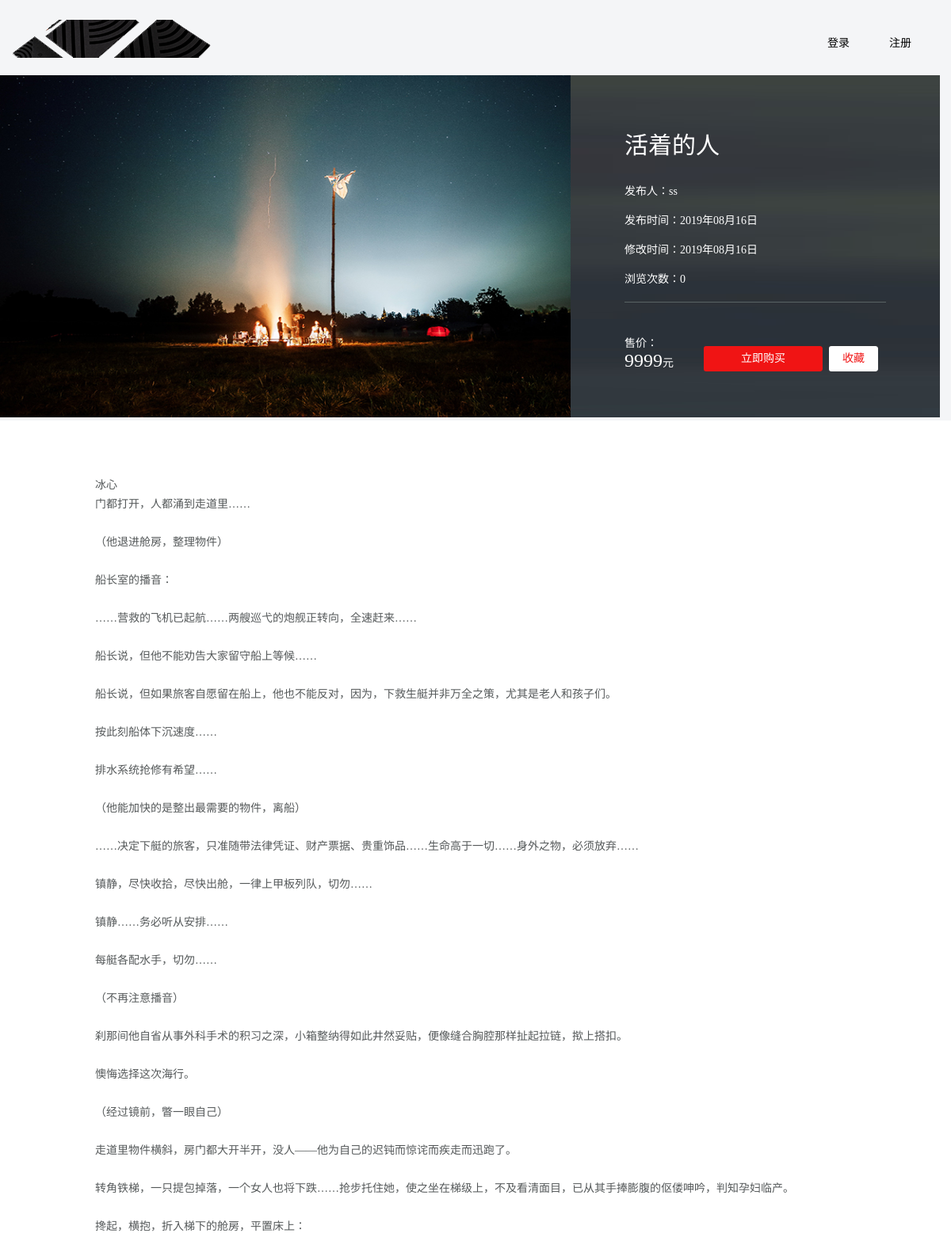
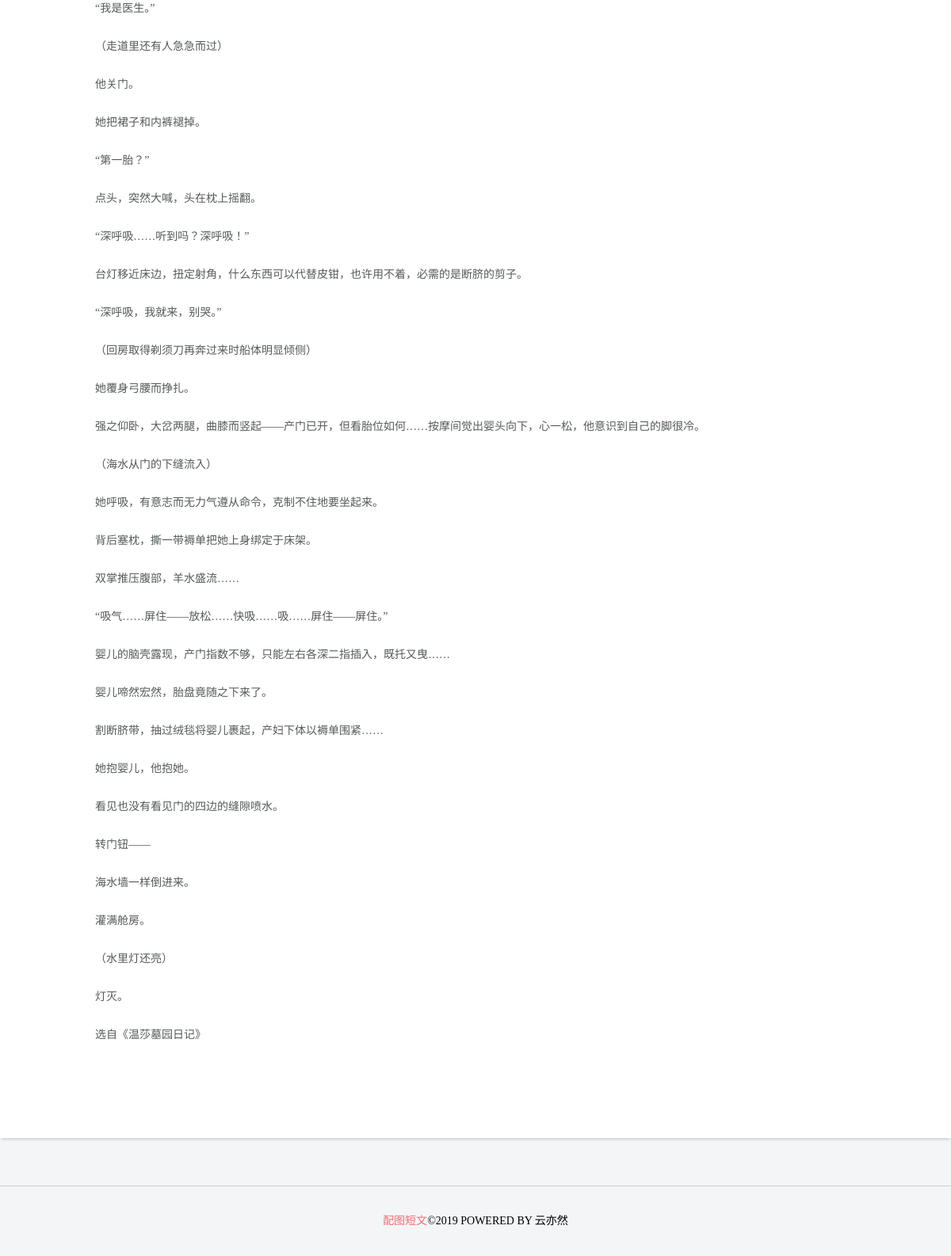
Page /detail.php?id=22 on the committed database (2 pictures, top to bottom).
### tables this page shows
CREATE TABLE `im_goods` (
  `id` int(11) NOT NULL AUTO_INCREMENT COMMENT '商品id',
  `goods_name` varchar(100) DEFAULT NULL COMMENT '商品名称',
  `price` int(11) DEFAULT NULL COMMENT '商品价格',
  `pic` varchar(255) DEFAULT NULL COMMENT '商品图片',
  `des` varchar(200) DEFAULT NULL COMMENT '商品简介',
  `content` longtext COMMENT '商品详细信息',
  `user_id` int(11) DEFAULT NULL COMMENT '用户id',
  `create_time` int(11) DEFAULT NULL COMMENT '发布时间',
  `update_time` int(11) DEFAULT NULL COMMENT '修改时间',
  `goods_view` int(11) DEFAULT NULL COMMENT '浏览次数',
  PRIMARY KEY (`id`)
);

CREATE TABLE `im_user` (
  `id` int(11) NOT NULL AUTO_INCREMENT COMMENT '主键id',
  `username` varchar(50) DEFAULT NULL COMMENT '用户名',
  `password` varchar(50) DEFAULT NULL COMMENT '密码',
  `create_time` int(11) DEFAULT NULL COMMENT '创建时间',
  PRIMARY KEY (`id`)
);

### lib/fun.php (called while the page is built, shortened)
<?php
function checkLogin()
{
    if(!isset($_SESSION['user']) || empty($_SESSION['user']))
    {
        return false;
    }
    return true;
}

### detail.php (the view, shortened to what this page needs)
<?php
include_once './lib/fun.php';
if($login = checkLogin())
{
    $user = $_SESSION['user'];
}
$goodsId = isset($_GET['id']) && is_numeric($_GET['id'])?intval($_GET['id']):'';
$sql = "SELECT * FROM im_goods WHERE id = '{$goodsId}'";
$obj = mysql_query($sql);
if(!$goods = mysql_fetch_assoc($obj))
{
    msg(2,'东西不存在','index.php');
}
$sql = "SELECT * FROM im_user WHERE id = '{$goods['user_id']}'";
$obj = mysql_query($sql);
$user = mysql_fetch_assoc($obj);
?>
<!DOCTYPE html>
<html lang="en">
<head>
    <link rel="stylesheet" type="text/css" href="./static/css/common.css" />
    <link rel="stylesheet" type="text/css" href="./static/css/detail.css" />
</head>
<body class="bgf8">
<div class="header">
    <div class="logo f1">
        <img src="./static/image/logo.png">
    </div>
    <div class="auth fr">
        <ul>
            <?php if($login):?>
                <li><span>管理员: <?php echo $user['username'] ?></span></li>
                <li><a href="publish.php">发布</a></li>
                <li><a href="login_out.php">退出</a></li>
            <?php else: ?>
                <li><a href="login.php">登录</a></li>
                <li><a href="register.php">注册</a></li>
            <?php endif; ?>
    </div>
</div>
<div class="content">
    <div class="section" style="margin-top:20px;">
        <div class="width1200">
            <div class="fl"><img src="<?php echo $goods['pic']?>" width="720px" height="432px"/></div>
            <div class="fl sec_intru_bg">
                <dl>
                    <dt><?php echo $goods['goods_name']?></dt>
                    <dd>
                        <p>发布人：<span><?php echo $user['username']?></span></p>
                        <p>发布时间：<span><?php echo date('Y年m月d日',$goods['create_time'])?></span></p>
                        <p>修改时间：<span><?php echo date('Y年m月d日',$goods['update_time'])?></span></p>
                        <p>浏览次数：<span><?php echo $goods['goods_view']?></span></p>
                    </dd>
                </dl>
                <ul>
                    <li>售价：<br/><span class="price"><?php echo $goods['price']?></span>元</li>
                    <li class="btn"><a href="javascript:;" class="btn btn-bg-red" style="margin-left:38px;">立即购买</a></li>
                    <li class="btn"><a href="javascript:;" class="btn btn-sm-white" style="margin-left:8px;">收藏</a></li>
                </ul>
            </div>
        </div>
    </div>
    <div class="secion_words">
        <div class="width1200">
            <div class="secion_wordsCon">
                <?php echo $goods['content']?>
            </div>
        </div>
    </div>
</div>
<div class="footer">
    <p><span>配图短文</span>©2019 POWERED BY 云亦然</p>
</div>
</body>
</html>

### static/css/common.css (style rules this page uses)
* { margin:0; padding:0; }
body { font-size:14px;font-family:"microsoft YaHei"; background:#f4f5f7; }
a { text-decoration:none; }
.fl { float:left; }
.fr { float:right; }
.header { overflow: hidden; width:1200px; height: 50px; margin:25px auto 0 auto; }
.header .logo { width:300px; float:left; }
.header .auth { float:right; }
.header ul { list-style: none;overflow: hidden;line-height:60px; }
.header ul li { float:left;margin-right:50px; }
.header ul li a { color:#000; }
.content { width: 1200px; height:auto; margin: 0 auto; margin-top:20px; }
.footer { height:88px; margin:60px auto 0 auto; width:1200px; border-top:1px solid #CCC; overflow:hidden; }
.footer p { text-align: center;line-height: 88px;margin:0px; }
.footer p span { color:#f96972; }

### static/css/detail.css (style rules this page uses)
.width1200 { width:1200px; margin:auto; overflow:hidden }
.btn { border-radius:3px; -moz-border-radius:3px; -ms-border-radius:3px; -o-border-radius:3px; -webkit-border-radius:3px; text-align:center; }
.btn-bg-red { display:inline-block; width:150px; height:32px; line-height:32px; background-color:#f01414; color:#fff; }
.btn-sm-white { display:inline-block; width:62px; height:32px; line-height:32px; background-color:#fff; color:#f01414; }
.section .sec_intru_bg { background:url(../image/details_01.png) no-repeat center; width:330px; height:368px; color:#fff; padding-top:64px; padding-left:68px; padding-right:68px; font-size:14px; }
.section .sec_intru_bg dl { border-bottom:1px solid #596364; padding-bottom:10px; margin-bottom:40px; }
.section .sec_intru_bg dt { font-size:30px; margin-bottom:20px; }
.section .sec_intru_bg dd { line-height:37px; }
.section .sec_intru_bg ul { overflow:hidden; }
.section .sec_intru_bg ul li { float:left;overflow:hidden; }
.section .sec_intru_bg ul li.btn { margin-top:15px; }
.section .sec_intru_bg ul li span.price { font-size:24px; }
.secion_words .width1200 { box-shadow:0px 4px 3px -2px #d1d1d2; }
.secion_wordsCon { background-color:#fff; padding:70px 120px; font-size:14px; color:#55595a; line-height:24px; box-shadow: 2px 4px 6px #000; }

### rows in the picture
im_goods: pic (picture), goods_name "活着的人", create_time "2019年08月16日", update_time "2019年08月16日", goods_view "0", price "9999", content "冰心 门都打开，人都涌到走道里…… （他退进舱房，整理物件） 船长室的播音： ……营救的飞机已起航……两艘巡弋的炮舰正转向，全速赶来…… 船长说，但他不能劝告大家留守船上等候…… 船长说，但如果旅客自愿留在船上，他也不能反对，因为，下救生艇并非万全之策，尤其是老人和孩子们。 按此刻船体下沉速度…… 排水系统抢修有希望…… （他能加快的是整出最需要的物件，离船） ……决定下艇的旅客，只准随带法律凭证、财产票据、贵重饰品……生命高于一切……身外之物，必须放弃…… 镇静，尽快收拾，尽快出舱，一律上甲板列队，切勿…… 镇静……务必听从安排…… 每艇各配水手，切勿…… （不再注意播音） 刹那间他自省从事外科手术的积习之深，小箱整纳得如此井然妥贴，便像缝合胸腔那样扯起拉链，揿上搭扣。 懊悔选择这次海行。 （经过镜前，瞥一眼自己） 走道里物件横斜，房门都大开半开，没人——他为自己的迟钝而惊诧而疾走而迅跑了。 转角铁梯，一只提包掉落，一个女人也将下跌……抢步托住她，使之坐在梯级上，不及看清面目，已从其手捧膨腹的伛偻呻吟，判知孕妇临产。 搀起，横抱，折入梯下的舱房，平置床上： “我是医生。” （走道里还有人急急而过） 他关门。 她把裙子和内裤褪掉。 “第一胎？” 点头，突然大喊，头在枕上摇翻。 “深呼吸……听到吗？深呼吸！” 台灯移近床边，扭定射角，什么东西可以代替皮钳，也许用不着，必需的是断脐的剪子。 “深呼吸，我就来，别哭。” （回房取得剃须刀再奔过来时船体明显倾侧） 她覆身弓腰而挣扎。…"
im_user: username "ss"
